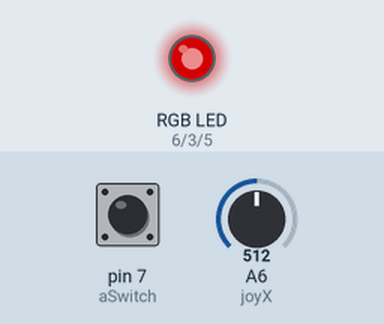
Bench run of a sketch on a simulated Arduino Nano, built with avr-gcc and run on an emulated ATmega328P. Shown: an RGB LED mixed from three pins (HIGH = lit). The test bench sets the inputs (shaded band); at power-on: A6 (joyX) = 512, pin 7 (aSwitch) HIGH. Dim RGB values are drawn brighter than linear; what the sketch prints to the serial monitor is not drawn.

Above: at 1.2 s.
1.3 s: A6 (joyX) set to 716
At 1.9 s:
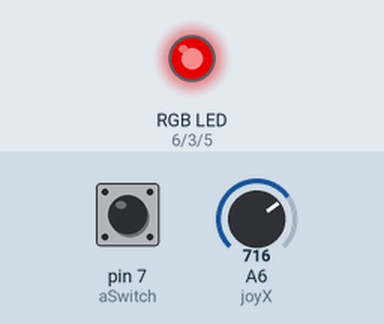
2.8 s: pin 7 (aSwitch) pulled LOW for 0.15 s
At 4.0 s:
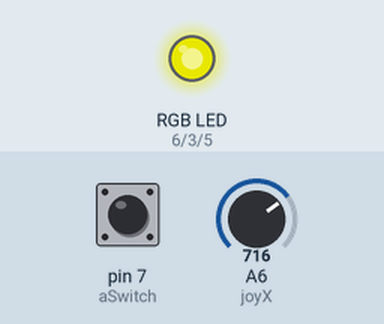
4.4 s: A6 (joyX) set to 900
At 5.4 s:
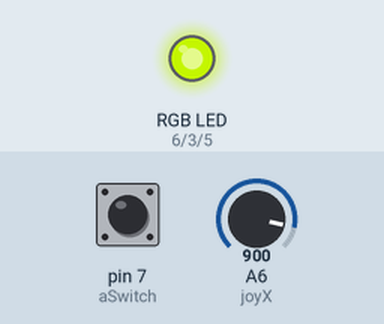
5.9 s: pin 7 (aSwitch) pulled LOW for 1 s
At 7.6 s:
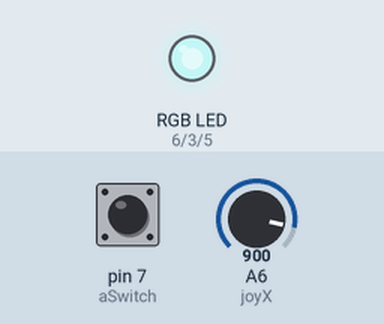
8.4 s: pin 7 (aSwitch) pulled LOW for 0.15 s
At 9.3 s:
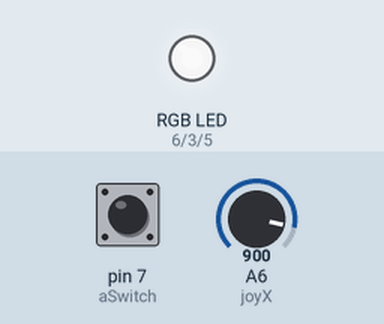
10.0 s: A6 (joyX) set to 511
At 10.9 s:
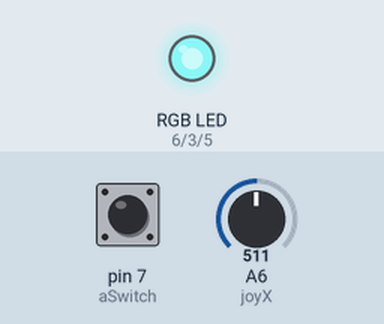
Timing chart, 0 to 12.5 s (numbered marks = the images above; inputs shaded):
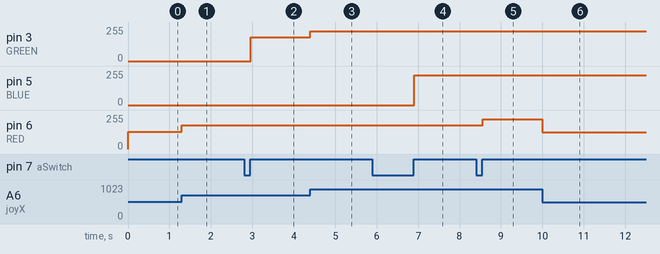

The sketch:

Code_V1.0.ino
```cpp
/*
   This is a simple project to demonstrate the
   state machine concept with LEDs that are controlled by
   a Joy stick, The point was to be able to adjust the brightness
   of the 3 LEDs individually with the Joystick, tilting the joystick
   in the negative direction would make the LED dimmer and tilting
   it in the positive direction would make the LED brighter,
   pressing down on the joystick would cycle through the 3
   RED, GREEN, BLUE, if the joystick is tilted at a particular point
   and clicked the brighness of the LED will stay the same as the next
   one to cycle would be adjusted.
*/

const int BLUE = 5;
const int GREEN = 3;
const int RED = 6;
const int joyX = A6;
const int joyY = A5;
const int aSwitch = 7;
const int sDepressed = 0;
const int sNotDepressed = 1;
int currentState = 0;
int currentBrightnessBlue;
int currentBrightnessRed;
int currentBrightnessGreen;
int buttonState;
enum colors {REDstate, GREENstate, BLUEstate};  // We set up an enuerator to add particular states for our switch down in the code
int getConverted()
{ // this function was created to return a value that was within range of 0 and 255 to adjust our LED brightness,
  int ret;
  ret = analogRead(joyX) / 4;
  return ret;
}
void setup()
{
  pinMode(aSwitch, INPUT); // button for joystick
  //pinMode(aSwitch, INPUT_PULLUP);
  pinMode(BLUE, OUTPUT);
  pinMode(RED, OUTPUT);
  pinMode(GREEN, OUTPUT);
  digitalWrite(aSwitch, HIGH);
  Serial.begin(9600);
}
void loop()
{
  switch (currentState)
  { // this is a switch to handle all the states in the enumerator, we must ensure that if we are going to use a switch in
    case REDstate:         // this particular way we have to end all cases with a break statement or else it will roll into the next case and
      Serial.println(buttonState); // execute the code if the conditions are met.
      while (currentState == REDstate) { // the switch is very useful since we can just add more cases and reference to the variables we made in the enumerator
        do {                              // without having to change the code's structure.
          buttonState = digitalRead(aSwitch);
          Serial.println(buttonState);
        } while (sDepressed == digitalRead(aSwitch));
        if (buttonState == 0)
        {
          buttonState = 1;
          currentState = GREENstate;
          break;
        }
        currentBrightnessRed = getConverted();
        analogWrite(RED, currentBrightnessRed);
      }
    case GREENstate:
      Serial.println(buttonState);
      while (currentState == GREENstate)
      {
        do {     // this do while is in place to prevent the next set of the program from being executed until the button is released.
          buttonState = digitalRead(aSwitch);
          Serial.println(buttonState);
        } while (sDepressed == digitalRead(aSwitch));
        if (buttonState == 0)
        {
          buttonState = 1;
          currentState = BLUEstate;
          break;
        }
        currentBrightnessGreen = getConverted();
        analogWrite(GREEN, currentBrightnessGreen);
      }
    case BLUEstate:
      Serial.println(buttonState);
      while (currentState == BLUEstate)
      {
        do {
          buttonState = digitalRead(aSwitch);
          Serial.println(buttonState);
        } while (sDepressed == digitalRead(aSwitch));
        if (buttonState == 0)
        {
          buttonState = 1;
          currentState = REDstate;
          break;
        }
        currentBrightnessBlue = getConverted();
        analogWrite(BLUE, currentBrightnessBlue);
      }
  }
}

/* Need to add serial print statements to control logic flow */
```

Measured:
- after the input at 1.3 s, pin 6 (RED): 128/255 → 179/255 at once
- after the input at 2.8 s, pin 3 (GREEN): 0/255 → 179/255 after 0.16 s
- after the input at 4.4 s, pin 3 (GREEN): 179/255 → 225/255 at once
- after the input at 5.9 s, pin 5 (BLUE): 0/255 → 225/255 after 1.0 s
- after the input at 8.4 s, pin 6 (RED): 179/255 → 225/255 after 0.16 s
- after the input at 10.0 s, pin 6 (RED): 225/255 → 127/255 at once
